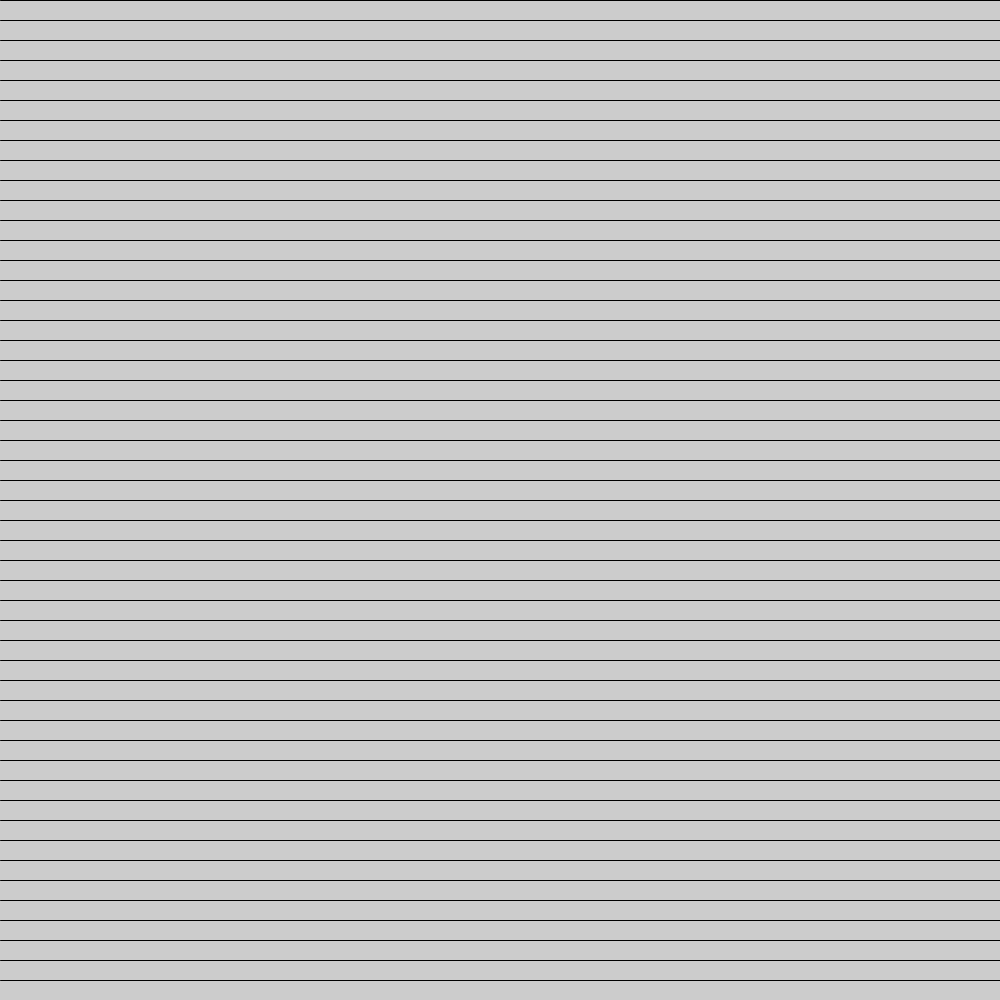
Frame 1 (no input)
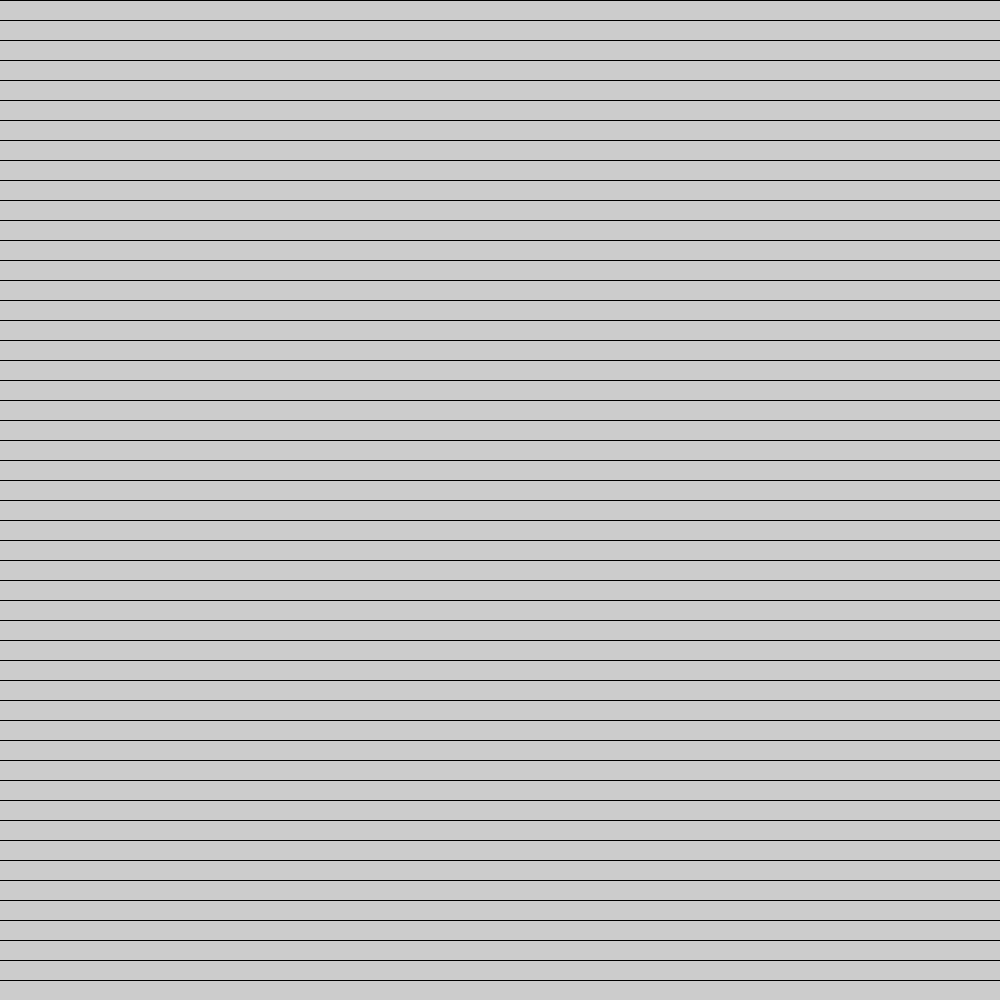
Frame 60 (the mouse pressed at the canvas centre just before this capture)
Frame 120 (the mouse held since frame 60 and released just before this capture): identical to frame 60, image omitted

The Processing sketch that drew these frames (run headless with seeded random() and noise(); from frame 60 on, the mouse is pressed at the canvas centre):

// Processing sketch: WhileLoop
// ── WhileLoop.pde
void setup(){
  size(1000,1000);
}
void draw(){
  int i=0;
  while(i<=width){
    line(0,i,width,i);
    i+=20;
  }
}
